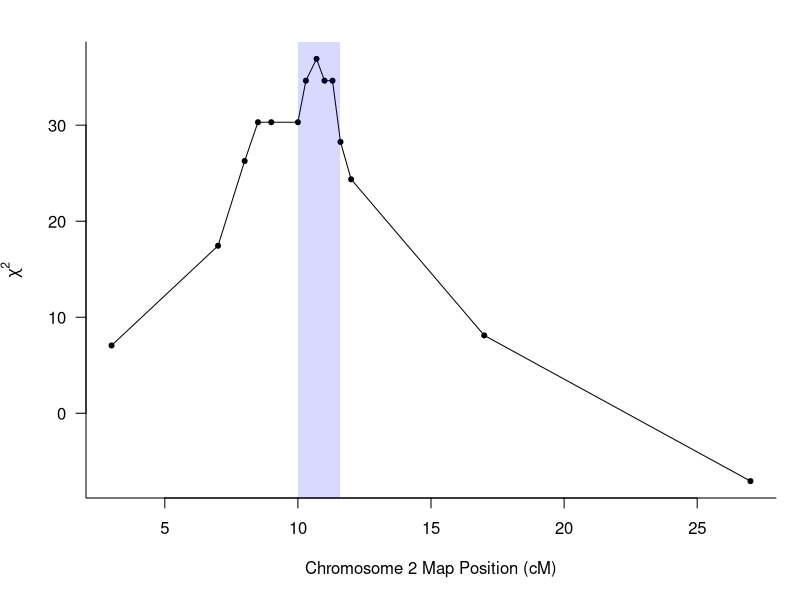
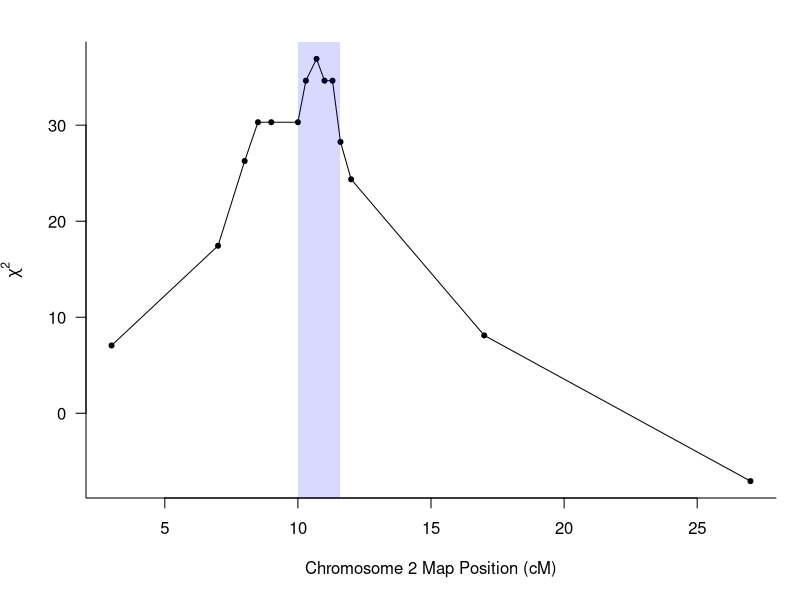

Write R code to recreate these figures, in order.
setwd(dirname(rstudioapi::getActiveDocumentContext()$path))

#this is the drop in chi2 to get confidence intervals on location. Derived empirically from simulation script.
chi_drop=4.6

library(zoo)
HSSH <- read.csv("HS-SH,15-5.csv")

#create matrix of marker genotypes
genotypes1=HSSH[,grep("cM",names(HSSH))]
names(genotypes1)=gsub(".cM", "", names(genotypes1))
names(genotypes1)=gsub("X", "", names(genotypes1))
ind=order(as.numeric(names(genotypes1)))
genotypes1=data.matrix(genotypes1[,ind])


##only samples with wasp 1 amplification
genotypes1 <- genotypes1[HSSH$Wasp.DNA.amplified=="Y",]


#impute missing genotypes when flanking values same
is.wholenumber <-
  function(x, tol = .Machine$double.eps^0.5)  abs(x - round(x)) < tol

genotypes2=t(apply(genotypes1,1,na.approx))
ind=rowSums(!t(apply(genotypes2,1,is.wholenumber)))==0
genotypes=genotypes2[ind,]

#test if genotypes differ from 50:50
genotypes[genotypes==2]=0

chi2=vector()
for(i in 1:ncol(genotypes)){
  x=prop.test(sum(genotypes[,i]),nrow(genotypes),p=0.5)$statistic
  #next line changes sign depnding on whether in correct direction
  chi2[i]=ifelse((sum(genotypes[,i])/nrow(genotypes)>0.5),
                 x,-x)
}

#get location CIs

locations=as.numeric(colnames(genotypes1))

outside=which(chi2<max(chi2-4.6))
peak=which(chi2==max(chi2))
low=locations[outside[max(which(outside<peak))]]
up=locations[outside[min(which(outside>peak))]]

low
up


pdf(file="qtl mapping in adults.pdf",height=3.8,width=3.8)
par(mar=c(5.1,4.3,2.1,1.2))

plot(chi2~locations,type="l",
     xlab="Chromosome 2 Map Position (cM)",
     ylab=expression(chi^2),
     las=1,bty="l" )
points(chi2~locations,type="p",pch=20)
rect(low,-15,up,40, col= rgb(0,0,1.0,alpha=0.15), border = NA)
#remove this line: use for guessing where to put markers
#abline(h=max(chi2)-chi_drop,col="red",lwd=3)
#beware this is not interval mapping so pay little attention to line between markers

dev.off()


svg(file="qtl mapping in adults.svg",height=3.8,width=3.8)
par(mar=c(5.1,4.3,2.1,1.2))

plot(chi2~locations,type="l",
     xlab="Chromosome 2 Map Position (cM)",
     ylab=expression(chi^2),
     las=1,bty="l" )
points(chi2~locations,type="p",pch=20)
rect(low,-15,up,40, col= rgb(0,0,1.0,alpha=0.15), border = NA)
#remove this line: use for guessing where to put markers
#abline(h=max(chi2)-chi_drop,col="red",lwd=3)
#beware this is not interval mapping so pay little attention to line between markers

dev.off()
